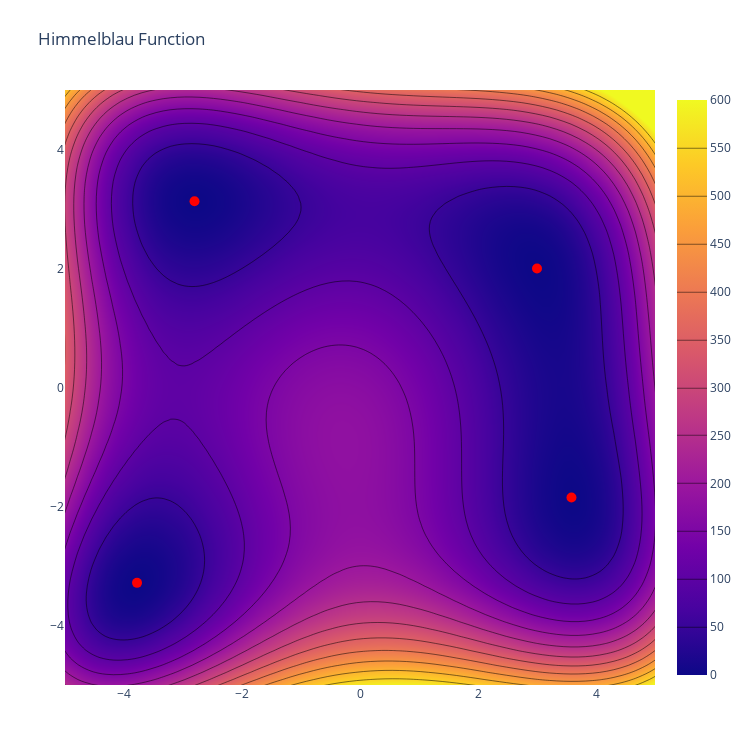

Notebook source saved alongside this figure:
### Markdown cell above
#### Contour plot

### Code cell
fig = go.Figure(data=go.Contour(z=results, x=x_1_vec, y=x_2_vec, contours_coloring="heatmap", zmin=0, zmax=600))
fig.update_layout(
    title='Himmelblau Function',
    autosize=False,
    width=750,
    height=750,
    margin={"l": 65, "r": 50, "b": 65, "t": 90},
    scene={
        "xaxis_title": 'x_1',
        "yaxis_title": 'x_2',
        "zaxis_title": 'y',
    })


fig.update_xaxes(range=[-5, 5])
fig.update_yaxes(range=[-5, 5])

for i in range(4):
    fig.add_trace(go.Scatter(x=[x_minima[i][0]], y=[x_minima[i][1]],
                             mode='markers', showlegend=False,
                             marker={"size": 10, "color": 'red'}))
fig.show(config=plotly_config)

### Figure 1 — Plotly figure (JSON) as saved in the notebook; plotly's stock layout.template omitted (floating-point values rounded to 4 significant figures; data arrays with more than 128 entries replaced by an {"elided": "..."} marker saying what was removed)
{"data": [{"contours": {"coloring": "heatmap"}, "type": "contour", "x": [-6, -5.879, -5.758, -5.636, -5.515, -5.394, -5.273, -5.152, -5.03, -4.909, -4.788, -4.667, -4.545, -4.424, -4.303, -4.182, -4.061, -3.939, -3.818, -3.697, -3.576, -3.455, -3.333, -3.212, -3.091, -2.97, -2.848, -2.727, -2.606, -2.485, -2.364, -2.242, -2.121, -2, -1.879, -1.758, -1.636, -1.515, -1.394, -1.273, -1.152, -1.03, -0.9091, -0.7879, -0.6667, -0.5455, -0.4242, -0.303, -0.1818, -0.06061, 0.06061, 0.1818, 0.303, 0.4242, 0.5455, 0.6667, 0.7879, 0.9091, 1.03, 1.152, 1.273, 1.394, 1.515, 1.636, 1.758, 1.879, 2, 2.121, 2.242, 2.364, 2.485, 2.606, 2.727, 2.848, 2.97, 3.091, 3.212, 3.333, 3.455, 3.576, 3.697, 3.818, 3.939, 4.061, 4.182, 4.303, 4.424, 4.545, 4.667, 4.788, 4.909, 5.03, 5.152, 5.273, 5.394, 5.515, 5.636, 5.758, 5.879, 6], "y": [-6, -5.879, -5.758, -5.636, -5.515, -5.394, -5.273, -5.152, -5.03, -4.909, -4.788, -4.667, -4.545, -4.424, -4.303, -4.182, -4.061, -3.939, -3.818, -3.697, -3.576, -3.455, -3.333, -3.212, -3.091, -2.97, -2.848, -2.727, -2.606, -2.485, -2.364, -2.242, -2.121, -2, -1.879, -1.758, -1.636, -1.515, -1.394, -1.273, -1.152, -1.03, -0.9091, -0.7879, -0.6667, -0.5455, -0.4242, -0.303, -0.1818, -0.06061, 0.06061, 0.1818, 0.303, 0.4242, 0.5455, 0.6667, 0.7879, 0.9091, 1.03, 1.152, 1.273, 1.394, 1.515, 1.636, 1.758, 1.879, 2, 2.121, 2.242, 2.364, 2.485, 2.606, 2.727, 2.848, 2.97, 3.091, 3.212, 3.333, 3.455, 3.576, 3.697, 3.818, 3.939, 4.061, 4.182, 4.303, 4.424, 4.545, 4.667, 4.788, 4.909, 5.03, 5.152, 5.273, 5.394, 5.515, 5.636, 5.758, 5.879, 6], "z": {"elided": "100x100 float values"}, "zmax": 600, "zmin": 0}, {"marker": {"color": "red", "size": 10}, "mode": "markers", "showlegend": false, "type": "scatter", "x": [3], "y": [2]}, {"marker": {"color": "red", "size": 10}, "mode": "markers", "showlegend": false, "type": "scatter", "x": [-2.805], "y": [3.131]}, {"marker": {"color": "red", "size": 10}, "mode": "markers", "showlegend": false, "type": "scatter", "x": [-3.779], "y": [-3.283]}, {"marker": {"color": "red", "size": 10}, "mode": "markers", "showlegend": false, "type": "scatter", "x": [3.584], "y": [-1.848]}], "layout": {"autosize": false, "height": 750, "margin": {"b": 65, "l": 65, "r": 50, "t": 90}, "scene": {"xaxis": {"title": {"text": "x_1"}}, "yaxis": {"title": {"text": "x_2"}}, "zaxis": {"title": {"text": "y"}}}, "title": {"text": "Himmelblau Function"}, "width": 750, "xaxis": {"range": [-5, 5]}, "yaxis": {"range": [-5, 5]}}}
